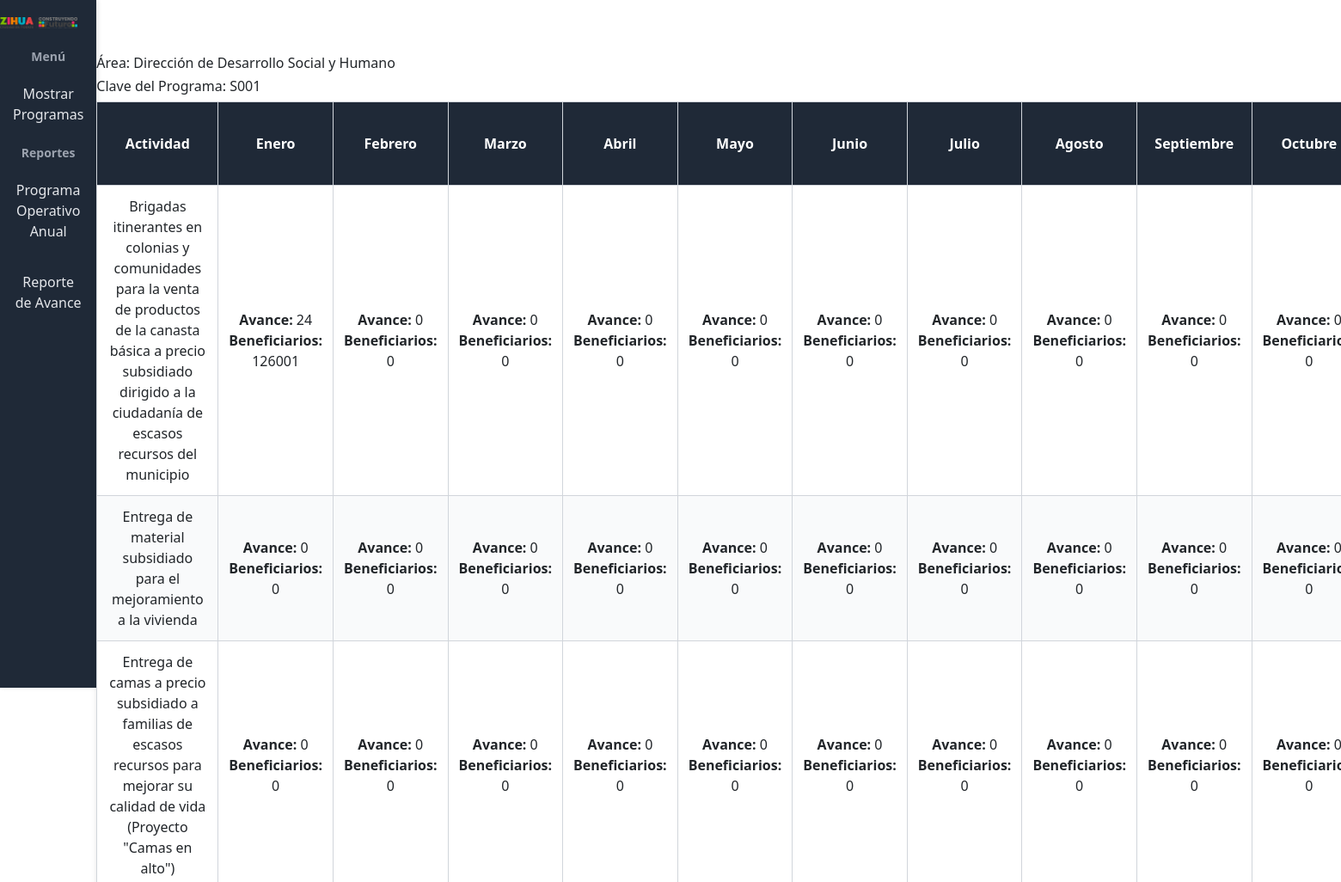
/formularios/programa_presupuestario/mas_info.php?claveProgramaP=S001&clave_area=DSO&nombre_area=Dirección de Desarrollo Social y Humano (signed in, upper part), run on an earlier commit of the app's database.
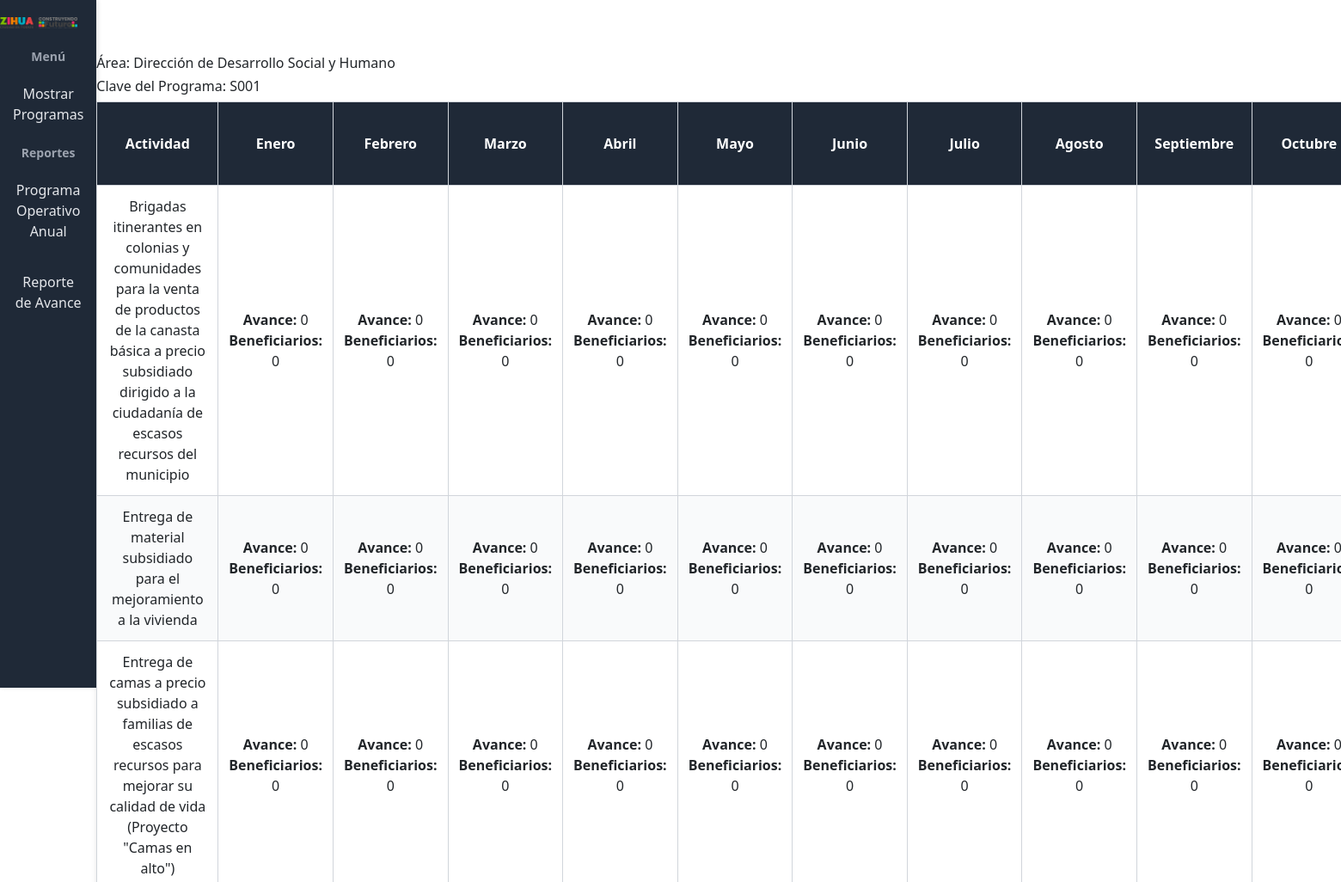
And on a later commit of the database.
### tables this page shows
CREATE TABLE `listaactividades` (
  `nombre_area` varchar(255) NOT NULL,
  `claveProgramaP` varchar(255) NOT NULL,
  `nombreProgramaP` varchar(255) NOT NULL,
  `nombreActividad` varchar(255) NOT NULL,
  `id_actividades` int(11) NOT NULL,
  `EjePMD` varchar(255) DEFAULT NULL,
  `ObjetivoPMD` varchar(255) DEFAULT NULL,
  `Indicador` varchar(255) DEFAULT NULL,
  `frecuenciaMedición` varchar(255) DEFAULT NULL,
  `unidadMedida` varchar(255) DEFAULT NULL,
  `metaAnual` int(255) DEFAULT NULL,
  `metaTrim1` int(255) DEFAULT NULL,
  `metaTrim2` int(255) DEFAULT NULL,
  `metaTrim3` int(255) DEFAULT NULL,
  `metaTrim4` int(255) DEFAULT NULL,
  `MediosVerifi` varchar(255) DEFAULT NULL
);

CREATE TABLE `avances_mensuales` (
  `id` int(11) NOT NULL,
  `clave_area` varchar(255) DEFAULT NULL,
  `mes` int(11) DEFAULT NULL,
  `avance` int(255) DEFAULT NULL,
  `avanceBeneficiario` int(255) DEFAULT NULL,
  `avanceEvidencia` longblob DEFAULT NULL,
  `nombreEvidencia` varchar(255) NOT NULL,
  `id_actividades` int(11) DEFAULT NULL
);

### formularios/programa_presupuestario/mas_info.php (the view, shortened to what this page needs)
<?php
include '../../database/conexion.php';
$queryUsuario = "
    SELECT
        us.clave_area,
        us.rol,
        u.nombre_area
    FROM usuarios us
    JOIN unidadesresponsables u ON us.clave_area = u.clave_area
    WHERE us.usr = ?";
$stmtUsuario = $conn->prepare($queryUsuario);
$stmtUsuario->bind_param("s", $_SESSION['usuario']);
$stmtUsuario->execute();
$stmtUsuario->bind_result($clave_area, $rol, $nombre_area);
$claveProgramaP = isset($_GET['claveProgramaP']) ? $_GET['claveProgramaP'] : null;
$clave_area = isset($_GET['clave_area']) ? $_GET['clave_area'] : null;
$nombre_area = isset($_GET['nombre_area']) ? $_GET['nombre_area'] : null;
if ($rol === 'admin' && isset($_GET['claveProgramaP']) && isset($_GET['clave_area']) && isset($_GET['nombre_area'])) {
    $clave_area = htmlspecialchars($_GET['clave_area']);
    $claveProgramaP = htmlspecialchars($_GET['claveProgramaP']);
}
$queryProgramas = "SELECT id FROM programas WHERE clave_area = ?";
$stmtProgramas = $conn->prepare($queryProgramas);
$stmtProgramas->bind_param("s", $clave_area);
$stmtProgramas->execute();
$result = $stmtProgramas->get_result();
?>
<!DOCTYPE html>
<html lang="es">
<head>
    <link rel="stylesheet" href="../../css/plan_pp.css">
    <link href="https://cdn.jsdelivr.net/npm/bootstrap@5.3.0-alpha1/dist/css/bootstrap.min.css" rel="stylesheet">
</head>
<body>
    <div class="sidebar">
        <div class="logo">
            <a href="../../plataforma/mas_info.php" target="_blank">
                <img src="../../img/ZIHUA_C.png" alt="Logo">
            </a>
        </div>
        <nav>
            <ul>
                <li><span class="menu-title">Menú</span></li>
                <li><a href="../pre_a.php">Mostrar Programas</a></li>
                <li><span class="menu-title">Reportes</span></li>
                <li><a href="#">Programa Operativo Anual</a></li>
                <li><a href="#">Reporte de Avance</a></li>
            </ul>
        </nav>
    </div>
    <div class="main-content">
        <header>
        </header>
        <h6>Área: <?php echo htmlspecialchars($nombre_area); ?></h6>
        <h6>Clave del Programa: <?php echo htmlspecialchars($claveProgramaP); ?></h6>
        <table>
            <thead>
                <tr>
                    <th>Actividad</th>
                    <th>Enero</th>
                    <th>Febrero</th>
                    <th>Marzo</th>
                    <th>Abril</th>
                    <th>Mayo</th>
                    <th>Junio</th>
                    <th>Julio</th>
                    <th>Agosto</th>
                    <th>Septiembre</th>
                    <th>Octubre</th>
                </tr>
            </thead>
            <tbody id="results">
                <?php
                if ($result->num_rows > 0) {
                    while ($row = $result->fetch_assoc()) {
                        $queryActividades = "SELECT DISTINCT la.id_actividades, la.claveProgramaP, la.nombreActividad, ur.nombre_area, la.metaAnual
                            FROM listaactividades la
                            INNER JOIN unidadesresponsables ur ON la.nombre_area = ur.clave_area
                            WHERE la.claveProgramaP LIKE ? AND ur.clave_area = ?";
                        $stmtActividades = $conn->prepare($queryActividades);
                        $stmtActividades->bind_param("ss", $claveProgramaP, $clave_area);
                        $stmtActividades->execute();
                        $resultActividades = $stmtActividades->get_result();
                        if ($resultActividades->num_rows > 0) {
                            while ($actividad = $resultActividades->fetch_assoc()) {
                                echo "<tr>";
                                echo "<td>" . htmlspecialchars($actividad['nombreActividad']) . "</td>";
                                $queryAvances = "SELECT mes, avance, avanceBeneficiario, avanceEvidencia
                                    FROM avances_mensuales
                                    WHERE clave_area = ? AND id_actividades = ?";
                                $stmtAvances = $conn->prepare($queryAvances);
                                $stmtAvances->bind_param("si", $clave_area, $actividad['id_actividades']);
                                $stmtAvances->execute();
                                $resultAvances = $stmtAvances->get_result();
                                $avancesPorMes = array_fill(1, 12, ['avance' => 0, 'avanceBeneficiario' => 0, 'avanceEvidencia' => '']);
                                while ($avance = $resultAvances->fetch_assoc()) {
                                    $avancesPorMes[$avance['mes']]['avance'] = $avance['avance'];
                                    $avancesPorMes[$avance['mes']]['avanceBeneficiario'] = $avance['avanceBeneficiario'];
                                    $avancesPorMes[$avance['mes']]['avanceEvidencia'] = $avance['avanceEvidencia'];
                                }
                                foreach ($avancesPorMes as $mes => $avance) {
                                    echo "<td><div><strong>Avance:</strong> " . htmlspecialchars($avance['avance']) . "</div><div><strong>Beneficiarios:</strong> " . htmlspecialchars($avance['avanceBeneficiario']) . "</div></td>";
                                }
                            }
                        } else {
                            echo "<tr><td colspan='15'>No se encontraron actividades para este programa.</td></tr>";
                        }
                    }
                } else {
                    echo "<tr><td colspan='15'>No se encontraron resultados.</td></tr>";
                }
                ?>
            </tbody>
        </table>
    </div>
</body>
</html>

### css/plan_pp.css (style rules this page uses)
* { margin: 0; padding: 0; box-sizing: border-box; }
body { font-family: 'Roboto', sans-serif; display: flex; height: 100vh; background-color: #F8FAFC; }
.sidebar { width: 250px; background-color: #1F2937; color: #FFFFFF; display: flex; flex-direction: column; align-items: center; padding-top: 20px; box-shadow: 2px 0 5px rgba(0, 0, 0, 0.1); }
.logo img { width: 80%; margin-bottom: 20px; }
nav ul { list-style-type: none; width: 100%; padding-left: 0; }
nav ul li { width: 100%; text-align: center; }
.menu-title { font-weight: bold; color: #9CA3AF; margin: 15px 0 10px; font-size: 14px; }
nav ul li a { display: block; padding: 15px; color: #E5E7EB; text-decoration: none; margin: 5px auto; border-radius: 4px; transition: background-color 0.3s ease, color 0.3s ease; }
header { display: flex; justify-content: flex-end; margin-bottom: 20px; }
table { border-collapse: collapse; width: 100%; table-layout: auto; background-color: #FFFFFF; box-shadow: 0 4px 6px rgba(0, 0, 0, 0.1); border-radius: 8px; }
thead th { background-color: #1F2937; color: #FFFFFF; text-align: center; padding: 10px; border: 1px solid #4B5563; position: sticky; top: 0; z-index: 2; }
thead th, tbody td { padding: 12px; text-align: center; border: 1px solid #D1D5DB; }
tbody tr:nth-child(even) { background-color: #F9FAFB; }

What changed in the data, as far as the page shows it:
removed avances_mensuales: avance "24", avanceBeneficiario "126001", shown under listaactividades (number 1 of 3 on the later page)
computed for programas: gains listaactividades (nombreActividad "Brigadas itinerantes en colonias y comunidades para la venta de productos de la canasta básica a precio subsidiado dirigido a la ciudadanía de escasos recursos del municipio", avance "0", avanceBeneficiario "0")
